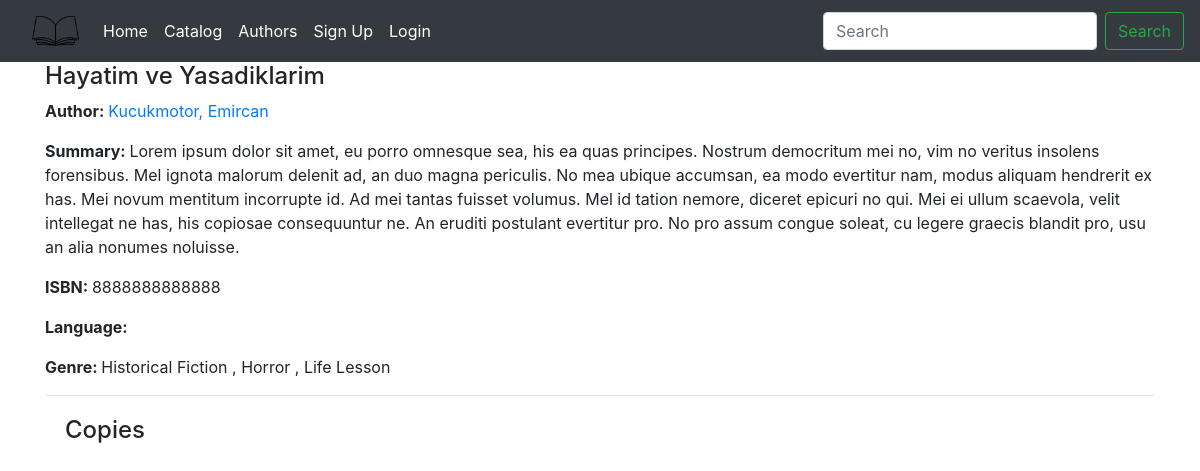
Page /catalog/6 on the committed database.
### library_app/models.py (models this page shows, shortened)
class Book(models.Model):
    title = models.CharField(max_length=200)
    author = models.ForeignKey('Author', on_delete=models.SET_NULL, null=True)
    summary = models.TextField(max_length=1000,
                help_text='Enter a brief description of the book',
                null=True, blank=True)
    isbn = models.CharField('ISBN', max_length=13,
    help_text='13 Character <a href="https://www.isbn-international.org/content/what-isbn">ISBN number</a>',
    null=True, blank=True)
    genre = models.ManyToManyField(Genre,
                                   help_text='Select a genre for this book')
    def display_genre(self):
        """Create a string for the genre. This is required to display
        genre in Admin"""
        return ', '.join(genre.name for genre in self.genre.all()[:3])
    display_genre.short_description = 'Genre'

class Author(models.Model):
    first_name = models.CharField(max_length=50)
    last_name = models.CharField(max_length=75)
    date_of_birth = models.DateField(null=True, blank=True)
    date_of_death = models.DateField(verbose_name='Died', null=True, blank=True)
    bio = models.TextField(max_length=750, verbose_name='Author Biography',
                            default=None, null=True,
                            blank=True)
    def __str__(self):
        return f'{self.last_name}, {self.first_name}'
    class Meta:
        ordering = ['last_name', 'first_name']

class Genre(models.Model):
    name = models.CharField(max_length=200,
                help_text='Enter a book genre (e.g. Science Fiction)',
                default=None)
    def __str__(self):
        return self.name

### library_app/views.py (the view)
# urls.py: path('catalog/<int:pk>', views.BookDetailView.as_view(),
class BookDetailView(generic.DetailView):
    model = models.Book

### library_app/templates/library_app/book_detail.html (shortened to what this page needs)
{% extends "base.html" %}
{% block content %}
  <h4>{{ book.title }}</h4>
  <p><strong>Author: </strong><a href="{% url 'library_app:author-detail'  book.author.pk %}">{{book.author}}</a></p>
  <p><strong>Summary: </strong>{{book.summary}}</p>
  <p><strong>ISBN: </strong>{{book.isbn}}</p>
  <p><strong>Language: </strong>{{book.language}}</p>
  <p><strong>Genre: </strong>
    {% for genre in book.genre.all %}
      {{genre}}
      {% if not forloop.last %}, {% endif %}
    {% endfor %}</p>
    <hr>
    <div style="margin-left:20px;margin-top:20px">
  <h4>Copies</h4>
</div>
{% endblock %}

### rows in the picture
Book: title "Hayatim ve Yasadiklarim", author "Kucukmotor, Emircan", summary "Lorem ipsum dolor sit amet, eu porro omnesque sea, his ea quas principes. Nostrum democritum mei no, vim no veritus insolens forensibus. Mel ignota malorum delenit ad, an duo magna periculis. No mea ubique accumsan, ea modo evertitur nam, modus aliquam hendrerit ex has. Mei novum mentitum incorrupte id. Ad mei tantas fuisset volumus. Mel id tation nemore, diceret epicuri no qui. Mei ei ullum scaevola, velit intellegat ne has, his copiosae consequuntur ne. An eruditi postulant evertitur pro. No pro assum congue soleat, cu legere graecis blandit pro, usu an alia nonumes noluisse.", isbn "8888888888888"
Genre: name "Historical Fiction"
Genre: name "Horror"
Genre: name "Life Lesson"
